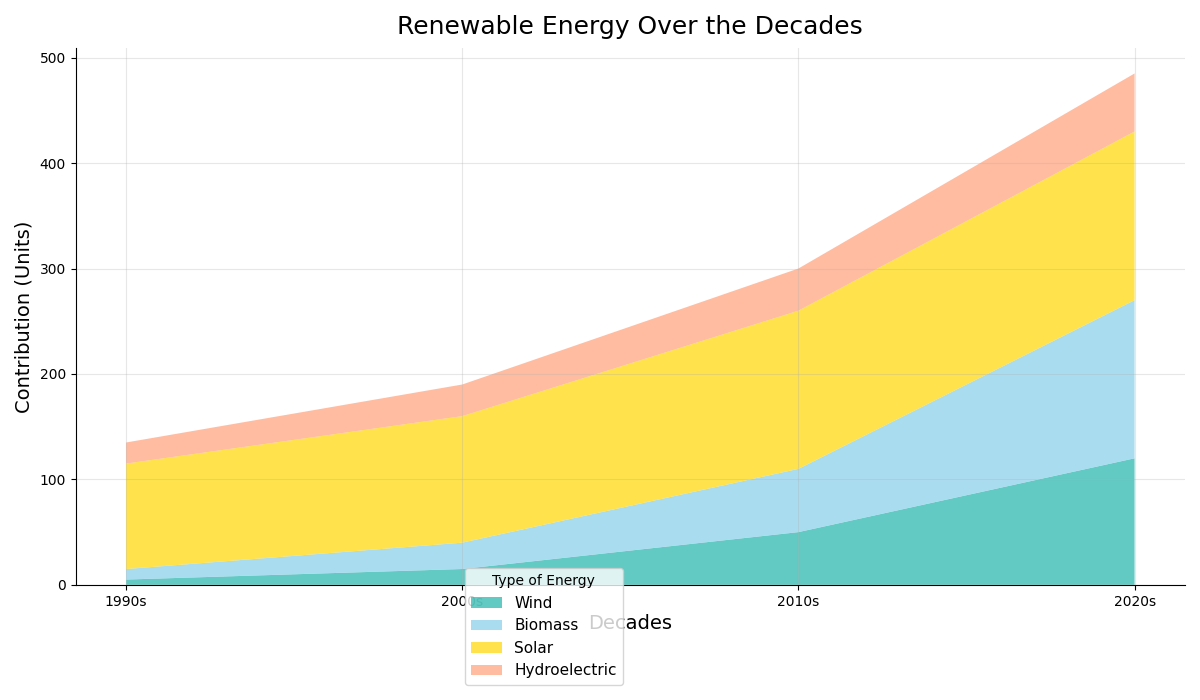

This figure's Python source:
import matplotlib.pyplot as plt
import numpy as np

decades = ['1990s', '2000s', '2010s', '2020s']

solar_energy = [5, 15, 50, 120]
wind_energy = [10, 25, 60, 150]
hydroelectric = [100, 120, 150, 160]
biomass_energy = [20, 30, 40, 55]

energy_data = np.array([solar_energy, wind_energy, hydroelectric, biomass_energy])

fig, ax = plt.subplots(figsize=(12, 7))

# Altered colors and order
colors = ['#20B2AA', '#87CEEB', '#FFD700', '#FFA07A']

# Diverse styles for variety
ax.stackplot(decades, energy_data, labels=['Wind', 'Biomass', 'Solar', 'Hydroelectric'], colors=colors, alpha=0.7)

# Title and label adjustments
ax.set_title('Renewable Energy Over the Decades', fontsize=18, fontweight='normal', pad=10)
ax.set_xlabel('Decades', fontsize=14)
ax.set_ylabel('Contribution (Units)', fontsize=14)

# Legend customization
ax.legend(loc='lower right', fontsize=11, title='Type of Energy', bbox_to_anchor=(0.5, -0.2))

# Modified grid and border
ax.grid(True, linestyle='-', alpha=0.3)
ax.spines['top'].set_visible(False)
ax.spines['right'].set_visible(False)

plt.tight_layout()

plt.show()
